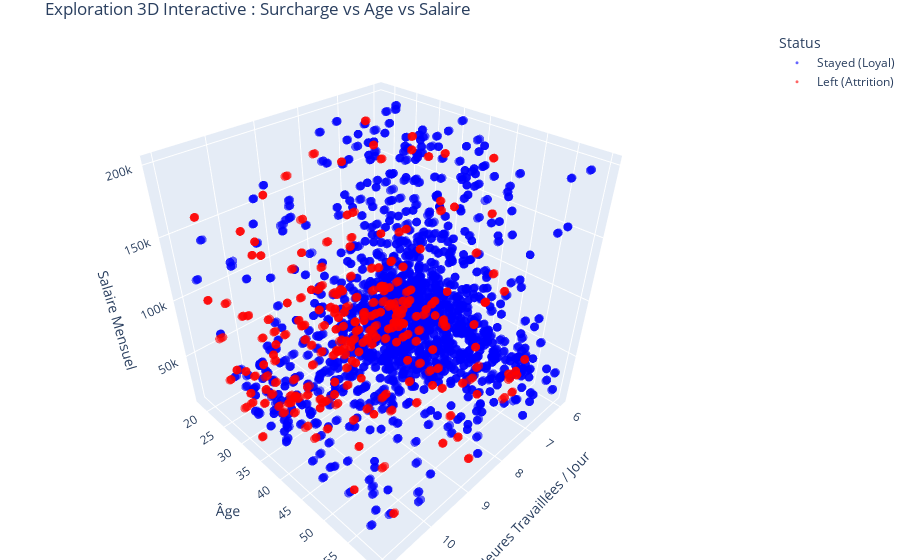

Write notebook code for a chart like this one.
### Markdown cell above
### 5.1 Possible Improvements (Pipeline, StratifiedShuffleSplit,...)

### Code cell
import pandas as pd
import numpy as np
import matplotlib.pyplot as plt
import seaborn as sns
from mpl_toolkits.mplot3d import Axes3D

# Scikit-Learn : Preprocessing & Pipelines
from sklearn.model_selection import StratifiedShuffleSplit, GridSearchCV
from sklearn.pipeline import Pipeline
from sklearn.compose import ColumnTransformer
from sklearn.impute import SimpleImputer
from sklearn.preprocessing import StandardScaler, OneHotEncoder

# Scikit-Learn : Models & Metrics
from sklearn.linear_model import LogisticRegression
from sklearn.ensemble import RandomForestClassifier
from sklearn.metrics import classification_report, accuracy_score, confusion_matrix, roc_auc_score, roc_curve

# Imbalanced Data Handling
from imblearn.over_sampling import SMOTE

# --- Data Preparation & Pipeline ---

df = main_df.copy()

cols_to_drop = ['EmployeeID', 'EmployeeCount', 'Over18', 'StandardHours', 'Attrition', 'Attrition_Numeric']
X = df.drop(columns=[c for c in cols_to_drop if c in df.columns])
y = df['Attrition_Numeric']

# Automatic identification of column types
numeric_features = X.select_dtypes(include=['int64', 'float64']).columns
categorical_features = X.select_dtypes(include=['object']).columns

# Creation of transformation Pipelines
numeric_transformer = Pipeline(steps=[
    ('imputer', SimpleImputer(strategy='median')),
    ('scaler', StandardScaler())
])

categorical_transformer = Pipeline(steps=[
    ('imputer', SimpleImputer(strategy='most_frequent')),
    ('encoder', OneHotEncoder(handle_unknown='ignore'))
])

preprocessor = ColumnTransformer(
    transformers=[
        ('num', numeric_transformer, numeric_features),
        ('cat', categorical_transformer, categorical_features)
    ])

# --- Stratified Split (StratifiedShuffleSplit) ---
sss = StratifiedShuffleSplit(n_splits=1, test_size=0.25, random_state=42)
for train_index, test_index in sss.split(X, y):
    X_train_raw, X_test_raw = X.iloc[train_index], X.iloc[test_index]
    y_train, y_test = y.iloc[train_index], y.iloc[test_index]

# Application of the Pipeline (Fit on Train only to avoid data leakage)
X_train = preprocessor.fit_transform(X_train_raw)
X_test = preprocessor.transform(X_test_raw)

# Retrieving feature names
new_cat_features = preprocessor.named_transformers_['cat']['encoder'].get_feature_names_out(categorical_features)
feature_names = list(numeric_features) + list(new_cat_features)

print(f"Data ready. Train shape: {X_train.shape}, Test shape: {X_test.shape}")

# ==============================================================================
# MODELING AND IMPROVEMENT
# ==============================================================================

# --- Logistic Regression (Baseline) ---
log_reg = LogisticRegression(max_iter=1000, random_state=42)
log_reg.fit(X_train, y_train)
y_pred_log = log_reg.predict(X_test)

print("\n--- 1. Logistic Regression (Baseline) ---")
print(classification_report(y_test, y_pred_log))

# --- Improvement: SMOTE (Rebalancing) ---
print("Applying SMOTE...")
smote = SMOTE(random_state=42)
X_train_smote, y_train_smote = smote.fit_resample(X_train, y_train)

log_reg_smote = LogisticRegression(max_iter=1000, random_state=42)
log_reg_smote.fit(X_train_smote, y_train_smote)
y_pred_log_smote = log_reg_smote.predict(X_test)

print("\n--- 2. Logistic Regression (After SMOTE) ---")
print(classification_report(y_test, y_pred_log_smote))

# --- Random Forest Optimized (GridSearch) ---
rf_model = RandomForestClassifier(n_estimators=100, max_depth=20, min_samples_leaf=1, random_state=42)
rf_model.fit(X_train, y_train)
y_pred_rf = rf_model.predict(X_test)

print("\n--- 3. Random Forest (Optimized) ---")
print("Accuracy:", accuracy_score(y_test, y_pred_rf))
print(classification_report(y_test, y_pred_rf))

# ==============================================================================
# ADVANCED VISUALIZATIONS
# ==============================================================================

# --- Compared Confusion Matrix ---
plt.figure(figsize=(12, 5))
plt.subplot(1, 2, 1)
sns.heatmap(confusion_matrix(y_test, y_pred_log_smote), annot=True, fmt='d', cmap='Blues')
plt.title('LogReg (SMOTE)')
plt.subplot(1, 2, 2)
sns.heatmap(confusion_matrix(y_test, y_pred_rf), annot=True, fmt='d', cmap='Greens')
plt.title('Random Forest')
plt.tight_layout()
plt.show()

# --- ROC Curve ---
y_prob_smote = log_reg_smote.predict_proba(X_test)[:, 1]
y_prob_rf = rf_model.predict_proba(X_test)[:, 1]
fpr_smote, tpr_smote, _ = roc_curve(y_test, y_prob_smote)
fpr_rf, tpr_rf, _ = roc_curve(y_test, y_prob_rf)

plt.figure(figsize=(10, 6))
plt.plot(fpr_smote, tpr_smote, label=f'LogReg SMOTE (AUC = {roc_auc_score(y_test, y_prob_smote):.2f})')
plt.plot(fpr_rf, tpr_rf, label=f'Random Forest (AUC = {roc_auc_score(y_test, y_prob_rf):.2f})')
plt.plot([0, 1], [0, 1], 'k--')
plt.title('ROC Curve Comparison')
plt.xlabel('False Positive Rate')
plt.ylabel('Recall (True Positive Rate)')
plt.legend()
plt.show()

# --- Feature Importance (Random Forest) ---
importances = pd.Series(rf_model.feature_importances_, index=feature_names)
plt.figure(figsize=(10, 6))
importances.nlargest(10).sort_values().plot(kind='barh', color='green')
plt.title('Top 10 Drivers of Attrition')
plt.show()

# --- Interactive 3D Scatter Plot ---
import plotly.express as px

# Creating a copy for display
plot_df = df.copy()
plot_df['Status'] = plot_df['Attrition_Numeric'].apply(lambda x: 'Left (Attrition)' if x == 1 else 'Stayed (Loyal)')

fig = px.scatter_3d(plot_df, 
                    x='AverageWorkingHours', 
                    y='Age', 
                    z='MonthlyIncome',
                    color='Status',
                    color_discrete_map={'Left (Attrition)': 'red', 'Stayed (Loyal)': 'blue'},
                    opacity=0.6,
                    size_max=5,
                    title="Exploration 3D Interactive : Surcharge vs Age vs Salaire",
                    labels={
                        'AverageWorkingHours': 'Heures Travaillées / Jour',
                        'MonthlyIncome': 'Salaire Mensuel',
                        'Age': 'Âge'
                    }
                   )

fig.update_traces(marker=dict(size=3))
fig.update_layout(margin=dict(l=0, r=0, b=0, t=30))
fig.show()

### Figure 1 — Plotly figure (JSON) as saved in the notebook; plotly's stock layout.template omitted (floating-point values rounded to 4 significant figures; data arrays with more than 128 entries replaced by an {"elided": "..."} marker saying what was removed)
{"data": [{"hovertemplate": "Status=Stayed (Loyal)<br>Heures Travaillées / Jour=%{x}<br>Âge=%{y}<br>Salaire Mensuel=%{z}<extra></extra>", "legendgroup": "Stayed (Loyal)", "marker": {"color": "blue", "opacity": 0.6, "size": 3, "symbol": "circle"}, "mode": "markers", "name": "Stayed (Loyal)", "scene": "scene", "showlegend": true, "type": "scatter3d", "x": {"elided": "3699 float values"}, "y": {"elided": "3699 int values"}, "z": {"elided": "3699 int values"}}, {"hovertemplate": "Status=Left (Attrition)<br>Heures Travaillées / Jour=%{x}<br>Âge=%{y}<br>Salaire Mensuel=%{z}<extra></extra>", "legendgroup": "Left (Attrition)", "marker": {"color": "red", "opacity": 0.6, "size": 3, "symbol": "circle"}, "mode": "markers", "name": "Left (Attrition)", "scene": "scene", "showlegend": true, "type": "scatter3d", "x": {"elided": "711 float values"}, "y": {"elided": "711 int values"}, "z": {"elided": "711 int values"}}], "layout": {"legend": {"title": {"text": "Status"}, "tracegroupgap": 0}, "margin": {"b": 0, "l": 0, "r": 0, "t": 30}, "scene": {"domain": {"x": [0, 1], "y": [0, 1]}, "xaxis": {"title": {"text": "Heures Travaillées / Jour"}}, "yaxis": {"title": {"text": "Âge"}}, "zaxis": {"title": {"text": "Salaire Mensuel"}}}, "title": {"text": "Exploration 3D Interactive : Surcharge vs Age vs Salaire"}}}
